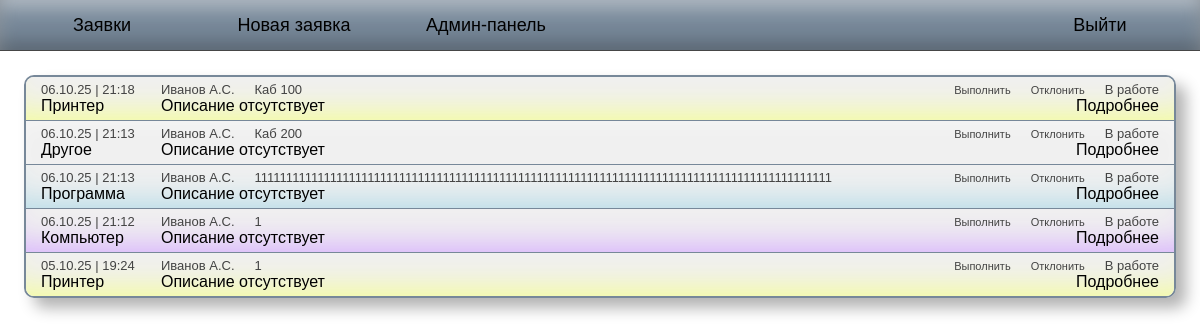
Before: /board (signed in) with the older database file.
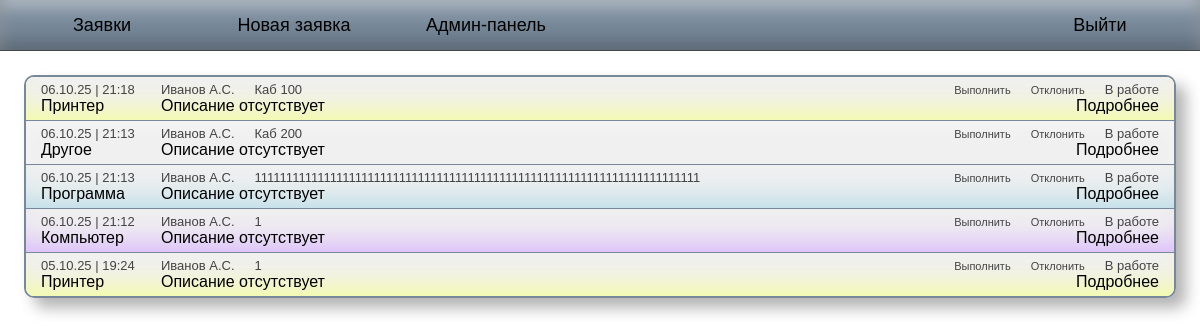
After: the same page with the newer database file.
### main/models.py (models this page shows, shortened)
class Request(models.Model):
    request_type = [
        ('PRINTER', 'Принтер'),
        ('SOFTWARE', 'Программа'),
        ('HARDWARE', 'Компьютер'),
        ('ETC', 'Другое'),
    ]
    status_choices = [
        ('WORKING', 'В работе'),
        ('COMPLETED', 'Выполнено'),
        ('REJECTED', 'Отклонено'),
    ]
    request_text = models.CharField(max_length=2048, null=True, blank=True,
                                    default='Описание отсутствует')
    place = models.CharField(max_length=128, null=False)
    request_date = models.DateTimeField(null=False)
    sender = models.ForeignKey(Worker, on_delete=models.CASCADE)
    category = models.CharField(choices=request_type)
    status = models.CharField(choices=status_choices, default='WORKING')

class Worker(models.Model):
    worker_roles = [
        ('admin', 'Администратор'),
        ('worker', 'Сотрудник'),
    ]
    user = models.OneToOneField(User, on_delete=models.CASCADE)
    role = models.CharField(choices=worker_roles, default='worker')
    full_name = models.CharField(max_length=255, null=False)

### main/views.py (the view)
# urls.py: path('board', board_view, name='board'),
@login_required(login_url='login')
def board_view(request):
    worker = Worker.objects.get(user=request.user)
    role = get_role(request.user)
    if role == 'admin':
        requests = Request.objects.all()
    else:
        requests = Request.objects.filter(sender=worker)
    requests = requests.order_by('-request_date')
    return render(request, 'requests.html', {
        'requests': requests,
    })

### main/views.py (called while the page is built)
def get_role(user):
    worker = Worker.objects.get(user=user)
    if worker.role == 'admin':
        return 'admin'
    if worker.role == 'worker':
        return 'worker'

### templates/requests.html (shortened to what this page needs)
{% extends 'header.html' %}
{% load static %}
{% block styles %}
    <link href="{% static '/css/requests.css' %}" rel="stylesheet">
{% endblock styles %}
{% block body %}
<div class="requests-content">
    {% if not requests %}
        <div class="errors-container">
            <p class="error-message"> Нет заявок</p>
        </div>
    {% else %}
        <div class="requests-wrapper">
            {% for request in requests %}
                {% if request.category == 'PRINTER' %}
                <div class="request-wrapper printer">
                {% elif request.category == 'SOFTWARE' %}
                <div class="request-wrapper software">
                {% elif request.category == 'HARDWARE' %}
                <div class="request-wrapper hardware">
                {% elif request.category == 'ETC' %}
                <div class="request-wrapper etc">
                {% endif %}
                    <div class="request-header">
                        <span class="request-time">
            {{ request.request_date|date:"d.m.y" }} | {{ request.request_date|time:"H:i" }}
                        </span>
                        <span class="request-from">{{ request.sender.full_name }}</span>
                        <span class="request-place">{{ request.place }}</span>
                        {% if user.worker.role == 'admin' %}
            <div class="complete-btn-wrapper"><button class="complete-btn">Выполнить</button></div>
            <div class="reject-btn-wrapper"><button class="reject-btn">Отклонить</button></div>
                        {% elif request.sender == user.worker %}
            <div class="reject-btn-wrapper"><button class="reject-btn">Отозвать</button></div>
                        {% endif %}
                        <div class="request-status">{{ request.get_status_display }}</div>
                    </div>
                    <div class="request-body">
                        <span class="request-category">{{ request.get_category_display }}</span>
                        <span class="request-name">{{ request.request_text|truncatechars:'100' }}</span>
                        <span style="text-align: right;">
                            <a class="request" href="/board/{{ request.id }}">Подробнее</a>
                        </span>
                    </div>
                </div>
            {% endfor %}
        </div>
    {%endif %}
</div>
{% endblock %}

### templates/header.html (shortened to what this page needs)
<!doctype html>
<html lang="en">
<head>
    {% load static %}
    <link href="{% static '/css/header.css' %}" rel="stylesheet">
    {% block styles %}
    {% endblock styles %}
</head>
<body>
<nav class="menu-block">
    <div class="first-group">
        <div><a href="/board">Заявки</a></div>
        <div><a href="/board/new">Новая заявка</a></div>
        {% if  user.worker.role == 'admin' %}
            <div><a href="/admin">Админ-панель</a></div>
        {% endif %}
    </div>
    <div class="second-group">
        {% if user.is_authenticated %}
            <div class="logout"><a href="/logout">Выйти</a></div>
        {% else %}
            <div class="signup"><a href="/signup">Регистрация</a></div>
            <div class="login"><a href="/login">Вход</a></div>
        {% endif %}
    </div>
</nav>
<div class="content">
    {% block body %}
    {% endblock body %}
</div>
</body>
</html>

### static/css/header.css (style rules this page uses)
body { background: white; margin: 0; font-family: Calibri, sans-serif; }

Changed rows visible on the page:
changed Request "Программа": place "11111111111111111111111111111111111111111111111111111111111111111111111111111111111111111111" → "11111111111111111111111111111111111111111111111111111111111111111111111"
